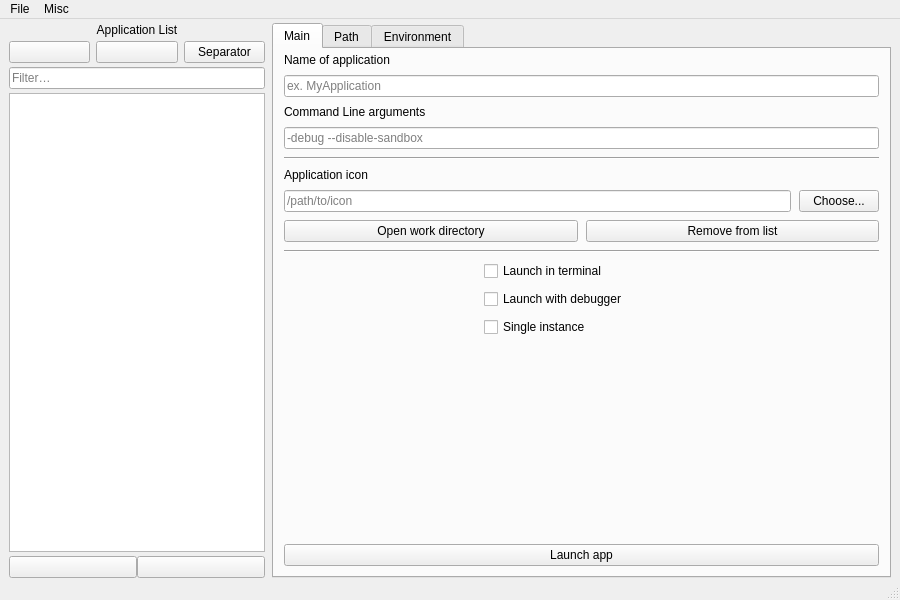
<?xml version="1.0" encoding="UTF-8"?>
<ui version="4.0">
 <class>MainWindow</class>
 <widget class="QMainWindow" name="MainWindow">
  <property name="geometry">
   <rect>
    <x>0</x>
    <y>0</y>
    <width>900</width>
    <height>600</height>
   </rect>
  </property>
  <property name="windowTitle">
   <string>SmolLauncher</string>
  </property>
  <property name="windowIcon">
   <iconset resource="resources.qrc">
    <normaloff>:/icons/graphic/sl_icon.svg</normaloff>:/icons/graphic/sl_icon.svg</iconset>
  </property>
  <widget class="QWidget" name="centralwidget">
   <layout class="QVBoxLayout" name="centralLayout">
    <property name="spacing">
     <number>0</number>
    </property>
    <property name="leftMargin">
     <number>0</number>
    </property>
    <property name="topMargin">
     <number>0</number>
    </property>
    <property name="rightMargin">
     <number>0</number>
    </property>
    <property name="bottomMargin">
     <number>0</number>
    </property>
    <item>
     <layout class="QGridLayout" name="gridLayout">
      <property name="sizeConstraint">
       <enum>QLayout::SizeConstraint::SetDefaultConstraint</enum>
      </property>
      <property name="leftMargin">
       <number>9</number>
      </property>
      <property name="topMargin">
       <number>4</number>
      </property>
      <property name="rightMargin">
       <number>9</number>
      </property>
      <property name="bottomMargin">
       <number>0</number>
      </property>
      <property name="horizontalSpacing">
       <number>2</number>
      </property>
      <item row="3" column="1">
       <layout class="QGridLayout" name="gridLayout_9">
        <property name="topMargin">
         <number>4</number>
        </property>
        <item row="0" column="3">
         <widget class="QPushButton" name="MoveDownBtn">
          <property name="text">
           <string/>
          </property>
          <property name="icon">
           <iconset theme="go-down"/>
          </property>
         </widget>
        </item>
        <item row="0" column="1">
         <widget class="QPushButton" name="MoveUpBtn">
          <property name="text">
           <string/>
          </property>
          <property name="icon">
           <iconset theme="go-up"/>
          </property>
         </widget>
        </item>
       </layout>
      </item>
      <item row="0" column="1">
       <widget class="QLabel" name="AppListLabel">
        <property name="text">
         <string>&lt;html&gt;&lt;head/&gt;&lt;body&gt;&lt;p align=&quot;center&quot;&gt;Application List&lt;/p&gt;&lt;/body&gt;&lt;/html&gt;</string>
        </property>
        <property name="buddy">
         <cstring>AppList</cstring>
        </property>
       </widget>
      </item>
      <item row="0" column="5" rowspan="4">
       <widget class="QStackedWidget" name="editorStack">
        <property name="frameShape">
         <enum>QFrame::Shape::NoFrame</enum>
        </property>
        <property name="frameShadow">
         <enum>QFrame::Shadow::Raised</enum>
        </property>
        <property name="currentIndex">
         <number>0</number>
        </property>
        <widget class="QWidget" name="editorPage">
         <layout class="QVBoxLayout" name="editorPageLayout">
          <property name="leftMargin">
           <number>0</number>
          </property>
          <property name="topMargin">
           <number>0</number>
          </property>
          <property name="rightMargin">
           <number>0</number>
          </property>
          <property name="bottomMargin">
           <number>0</number>
          </property>
          <item>
           <widget class="QTabWidget" name="tabWidget">
            <property name="enabled">
             <bool>true</bool>
            </property>
            <property name="sizePolicy">
             <sizepolicy hsizetype="Expanding" vsizetype="Expanding">
              <horstretch>0</horstretch>
              <verstretch>0</verstretch>
             </sizepolicy>
            </property>
            <property name="currentIndex">
             <number>0</number>
            </property>
            <widget class="QWidget" name="mainTab">
             <attribute name="title">
              <string>Main</string>
             </attribute>
             <layout class="QVBoxLayout" name="mainTabLayout">
              <property name="spacing">
               <number>8</number>
              </property>
              <property name="leftMargin">
               <number>10</number>
              </property>
              <property name="topMargin">
               <number>0</number>
              </property>
              <property name="rightMargin">
               <number>10</number>
              </property>
              <property name="bottomMargin">
               <number>10</number>
              </property>
              <item>
               <layout class="QGridLayout" name="gridLayout_4">
                <property name="topMargin">
                 <number>4</number>
                </property>
                <item row="7" column="0" colspan="2">
                 <widget class="QLineEdit" name="AppNameField">
                  <property name="placeholderText">
                   <string>ex. MyApplication</string>
                  </property>
                 </widget>
                </item>
                <item row="11" column="0">
                 <widget class="QLabel" name="IconLabel">
                  <property name="text">
                   <string>Application icon</string>
                  </property>
                 </widget>
                </item>
                <item row="0" column="0">
                 <widget class="QLabel" name="AppNameLabel">
                  <property name="text">
                   <string>Name of application</string>
                  </property>
                 </widget>
                </item>
                <item row="12" column="1">
                 <widget class="QPushButton" name="IconChooseButton">
                  <property name="text">
                   <string>Choose...</string>
                  </property>
                 </widget>
                </item>
                <item row="8" column="0">
                 <widget class="QLabel" name="ArgLabel">
                  <property name="text">
                   <string>Command Line arguments</string>
                  </property>
                 </widget>
                </item>
                <item row="12" column="0">
                 <widget class="QLineEdit" name="IconField">
                  <property name="placeholderText">
                   <string notr="true">/path/to/icon</string>
                  </property>
                 </widget>
                </item>
                <item row="9" column="0" colspan="2">
                 <widget class="QLineEdit" name="ArgField">
                  <property name="placeholderText">
                   <string notr="true">-debug --disable-sandbox</string>
                  </property>
                 </widget>
                </item>
                <item row="10" column="0" colspan="2">
                 <widget class="Line" name="line_2">
                  <property name="orientation">
                   <enum>Qt::Orientation::Horizontal</enum>
                  </property>
                 </widget>
                </item>
               </layout>
              </item>
              <item>
               <layout class="QGridLayout" name="gridLayout_6">
                <item row="0" column="2">
                 <widget class="QPushButton" name="RemoveBtn">
                  <property name="text">
                   <string>Remove from list</string>
                  </property>
                 </widget>
                </item>
                <item row="0" column="1">
                 <widget class="QPushButton" name="OpenDirBtn">
                  <property name="text">
                   <string>Open work directory</string>
                  </property>
                 </widget>
                </item>
               </layout>
              </item>
              <item>
               <layout class="QGridLayout" name="gridLayout_3">
                <property name="horizontalSpacing">
                 <number>6</number>
                </property>
                <item row="2" column="1">
                 <widget class="QCheckBox" name="isDebugChk">
                  <property name="text">
                   <string>Launch with debugger</string>
                  </property>
                 </widget>
                </item>
                <item row="1" column="1">
                 <widget class="QCheckBox" name="isTerminalChk">
                  <property name="toolTip">
                   <string>&lt;html&gt;&lt;head/&gt;&lt;body&gt;&lt;p&gt;Note: scripts using that setting by default.&lt;/p&gt;&lt;/body&gt;&lt;/html&gt;</string>
                  </property>
                  <property name="text">
                   <string>Launch in terminal</string>
                  </property>
                 </widget>
                </item>
                <item row="3" column="1">
                 <widget class="QCheckBox" name="isSingleChk">
                  <property name="toolTip">
                   <string>&lt;html&gt;&lt;head/&gt;&lt;body&gt;&lt;p&gt;Prevents running more, than one instance of the application.&lt;/p&gt;&lt;/body&gt;&lt;/html&gt;</string>
                  </property>
                  <property name="text">
                   <string>Single instance</string>
                  </property>
                 </widget>
                </item>
                <item row="1" column="0" rowspan="3">
                 <spacer name="verticalSpacer_3">
                  <property name="orientation">
                   <enum>Qt::Orientation::Vertical</enum>
                  </property>
                  <property name="sizeHint" stdset="0">
                   <size>
                    <width>20</width>
                    <height>40</height>
                   </size>
                  </property>
                 </spacer>
                </item>
                <item row="1" column="2" rowspan="3">
                 <spacer name="verticalSpacer_4">
                  <property name="orientation">
                   <enum>Qt::Orientation::Vertical</enum>
                  </property>
                  <property name="sizeHint" stdset="0">
                   <size>
                    <width>20</width>
                    <height>40</height>
                   </size>
                  </property>
                 </spacer>
                </item>
                <item row="0" column="0" colspan="3">
                 <widget class="Line" name="line_3">
                  <property name="orientation">
                   <enum>Qt::Orientation::Horizontal</enum>
                  </property>
                 </widget>
                </item>
               </layout>
              </item>
              <item>
               <spacer name="verticalSpacer_2">
                <property name="orientation">
                 <enum>Qt::Orientation::Vertical</enum>
                </property>
                <property name="sizeHint" stdset="0">
                 <size>
                  <width>20</width>
                  <height>40</height>
                 </size>
                </property>
               </spacer>
              </item>
              <item>
               <layout class="QGridLayout" name="gridLayout_10">
                <item row="0" column="0">
                 <widget class="QPushButton" name="LaunchAppBtn">
                  <property name="text">
                   <string>Launch app</string>
                  </property>
                 </widget>
                </item>
               </layout>
              </item>
             </layout>
            </widget>
            <widget class="QWidget" name="pathTab">
             <attribute name="title">
              <string>Path</string>
             </attribute>
             <layout class="QVBoxLayout" name="pathTabLayout">
              <property name="spacing">
               <number>8</number>
              </property>
              <property name="leftMargin">
               <number>10</number>
              </property>
              <property name="topMargin">
               <number>0</number>
              </property>
              <property name="rightMargin">
               <number>10</number>
              </property>
              <property name="bottomMargin">
               <number>10</number>
              </property>
              <item>
               <layout class="QGridLayout" name="gridLayout_2">
                <property name="topMargin">
                 <number>4</number>
                </property>
                <item row="4" column="1">
                 <widget class="QPushButton" name="ChooseWorkDir">
                  <property name="text">
                   <string>Choose...</string>
                  </property>
                 </widget>
                </item>
                <item row="1" column="0">
                 <widget class="QLineEdit" name="BinField">
                  <property name="placeholderText">
                   <string notr="true">/path/to/binary</string>
                  </property>
                 </widget>
                </item>
                <item row="4" column="0">
                 <widget class="QLineEdit" name="WorkDirField">
                  <property name="placeholderText">
                   <string notr="true">/path/to/work/directory</string>
                  </property>
                 </widget>
                </item>
                <item row="1" column="1">
                 <widget class="QPushButton" name="ChooseBin">
                  <property name="text">
                   <string>Choose...</string>
                  </property>
                 </widget>
                </item>
                <item row="0" column="0">
                 <widget class="QLabel" name="BinLabel">
                  <property name="text">
                   <string>Path to binary</string>
                  </property>
                  <property name="buddy">
                   <cstring>BinField</cstring>
                  </property>
                 </widget>
                </item>
                <item row="3" column="0">
                 <widget class="QLabel" name="WorkDirLabel">
                  <property name="text">
                   <string>Work directory</string>
                  </property>
                  <property name="buddy">
                   <cstring>WorkDirField</cstring>
                  </property>
                 </widget>
                </item>
                <item row="2" column="0" colspan="2">
                 <widget class="Line" name="line">
                  <property name="orientation">
                   <enum>Qt::Orientation::Horizontal</enum>
                  </property>
                 </widget>
                </item>
               </layout>
              </item>
              <item>
               <spacer name="pathTabSpacer">
                <property name="orientation">
                 <enum>Qt::Orientation::Vertical</enum>
                </property>
                <property name="sizeHint" stdset="0">
                 <size>
                  <width>20</width>
                  <height>40</height>
                 </size>
                </property>
               </spacer>
              </item>
             </layout>
            </widget>
            <widget class="QWidget" name="envTab">
             <attribute name="title">
              <string>Environment</string>
             </attribute>
             <layout class="QVBoxLayout" name="envTabLayout">
              <property name="spacing">
               <number>8</number>
              </property>
              <property name="leftMargin">
               <number>10</number>
              </property>
              <property name="topMargin">
               <number>0</number>
              </property>
              <property name="rightMargin">
               <number>10</number>
              </property>
              <property name="bottomMargin">
               <number>10</number>
              </property>
              <item>
               <layout class="QGridLayout" name="gridLayout_5">
                <property name="topMargin">
                 <number>4</number>
                </property>
                <item row="1" column="0">
                 <layout class="QGridLayout" name="gridLayout_8">
                  <item row="0" column="0">
                   <widget class="QPushButton" name="AddEnvBtn">
                    <property name="text">
                     <string>Add</string>
                    </property>
                   </widget>
                  </item>
                  <item row="0" column="1">
                   <widget class="QPushButton" name="RemoveEnvBtn">
                    <property name="text">
                     <string>Remove</string>
                    </property>
                   </widget>
                  </item>
                 </layout>
                </item>
                <item row="3" column="0">
                 <widget class="QTableWidget" name="envVars">
                  <property name="columnCount">
                   <number>2</number>
                  </property>
                  <attribute name="horizontalHeaderStretchLastSection">
                   <bool>true</bool>
                  </attribute>
                  <column>
                   <property name="text">
                    <string>Name</string>
                   </property>
                  </column>
                  <column>
                   <property name="text">
                    <string>Value</string>
                   </property>
                  </column>
                 </widget>
                </item>
                <item row="0" column="0">
                 <widget class="QLabel" name="label_4">
                  <property name="text">
                   <string>Environment Variables</string>
                  </property>
                 </widget>
                </item>
                <item row="2" column="0">
                 <widget class="Line" name="line_4">
                  <property name="orientation">
                   <enum>Qt::Orientation::Horizontal</enum>
                  </property>
                 </widget>
                </item>
               </layout>
              </item>
             </layout>
            </widget>
           </widget>
          </item>
         </layout>
        </widget>
        <widget class="QWidget" name="nothingPage">
         <layout class="QVBoxLayout" name="nothingLayout">
          <property name="spacing">
           <number>0</number>
          </property>
          <property name="leftMargin">
           <number>0</number>
          </property>
          <property name="topMargin">
           <number>0</number>
          </property>
          <property name="rightMargin">
           <number>0</number>
          </property>
          <property name="bottomMargin">
           <number>0</number>
          </property>
          <item>
           <widget class="CategoryPane" name="nothingPane">
            <layout class="QVBoxLayout" name="nothingPaneLayout">
             <property name="leftMargin">
              <number>10</number>
             </property>
             <property name="topMargin">
              <number>0</number>
             </property>
             <property name="rightMargin">
              <number>10</number>
             </property>
             <property name="bottomMargin">
              <number>10</number>
             </property>
             <item>
              <widget class="QLabel" name="nothingLabel">
               <property name="enabled">
                <bool>true</bool>
               </property>
               <property name="text">
                <string>Nothing to do</string>
               </property>
               <property name="alignment">
                <set>Qt::AlignmentFlag::AlignCenter</set>
               </property>
              </widget>
             </item>
            </layout>
           </widget>
          </item>
         </layout>
        </widget>
        <widget class="QWidget" name="categoryEditorPage">
         <layout class="QVBoxLayout" name="categoryOuterLayout">
          <property name="spacing">
           <number>0</number>
          </property>
          <property name="leftMargin">
           <number>0</number>
          </property>
          <property name="topMargin">
           <number>0</number>
          </property>
          <property name="rightMargin">
           <number>0</number>
          </property>
          <property name="bottomMargin">
           <number>0</number>
          </property>
          <item>
           <widget class="CategoryPane" name="categoryPane">
            <layout class="QVBoxLayout" name="categoryEditorLayout">
             <property name="spacing">
              <number>8</number>
             </property>
             <property name="leftMargin">
              <number>10</number>
             </property>
             <property name="topMargin">
              <number>0</number>
             </property>
             <property name="rightMargin">
              <number>10</number>
             </property>
             <property name="bottomMargin">
              <number>10</number>
             </property>
             <item>
              <layout class="QGridLayout" name="gridLayout_11">
               <property name="topMargin">
                <number>6</number>
               </property>
               <item row="3" column="0">
                <widget class="QLabel" name="categoryIcon">
                 <property name="text">
                  <string>Category icon</string>
                 </property>
                </widget>
               </item>
               <item row="4" column="1">
                <widget class="QPushButton" name="chooseCatIconBtn">
                 <property name="text">
                  <string>Choose...</string>
                 </property>
                </widget>
               </item>
               <item row="4" column="0">
                <widget class="QLineEdit" name="categoryIconField">
                 <property name="placeholderText">
                  <string>/path/to/icon</string>
                 </property>
                </widget>
               </item>
               <item row="2" column="0" colspan="2">
                <widget class="QLineEdit" name="categoryNameField">
                 <property name="placeholderText">
                  <string>ex. Main</string>
                 </property>
                </widget>
               </item>
               <item row="1" column="0">
                <widget class="QLabel" name="categoryName">
                 <property name="text">
                  <string>Name of category</string>
                 </property>
                </widget>
               </item>
              </layout>
             </item>
             <item>
              <widget class="QPushButton" name="categoryRemove">
               <property name="text">
                <string>Remove from list</string>
               </property>
              </widget>
             </item>
             <item>
              <spacer name="categorySpacer">
               <property name="orientation">
                <enum>Qt::Orientation::Vertical</enum>
               </property>
               <property name="sizeHint" stdset="0">
                <size>
                 <width>20</width>
                 <height>40</height>
                </size>
               </property>
              </spacer>
             </item>
            </layout>
           </widget>
          </item>
         </layout>
        </widget>
       </widget>
      </item>
      <item row="2" column="1">
       <widget class="QTreeView" name="AppList">
        <property name="sizePolicy">
         <sizepolicy hsizetype="Minimum" vsizetype="Expanding">
          <horstretch>0</horstretch>
          <verstretch>0</verstretch>
         </sizepolicy>
        </property>
        <property name="contextMenuPolicy">
         <enum>Qt::ContextMenuPolicy::NoContextMenu</enum>
        </property>
        <property name="acceptDrops">
         <bool>true</bool>
        </property>
        <property name="toolTipDuration">
         <number>-3</number>
        </property>
       </widget>
      </item>
      <item row="1" column="1">
       <layout class="QGridLayout" name="gridLayout_7">
        <property name="leftMargin">
         <number>0</number>
        </property>
        <property name="topMargin">
         <number>4</number>
        </property>
        <property name="bottomMargin">
         <number>4</number>
        </property>
        <property name="horizontalSpacing">
         <number>6</number>
        </property>
        <property name="verticalSpacing">
         <number>4</number>
        </property>
        <item row="1" column="0" colspan="3">
         <widget class="QLineEdit" name="searchField">
          <property name="frame">
           <bool>true</bool>
          </property>
          <property name="placeholderText">
           <string>Filter…</string>
          </property>
         </widget>
        </item>
        <item row="0" column="1">
         <widget class="QPushButton" name="AddCatBtn">
          <property name="text">
           <string/>
          </property>
          <property name="icon">
           <iconset theme="folder"/>
          </property>
         </widget>
        </item>
        <item row="0" column="2">
         <widget class="QPushButton" name="AddSepBtn">
          <property name="text">
           <string>Separator</string>
          </property>
         </widget>
        </item>
        <item row="0" column="0">
         <widget class="QPushButton" name="AddAppBtn">
          <property name="text">
           <string/>
          </property>
          <property name="icon">
           <iconset theme="list-add"/>
          </property>
         </widget>
        </item>
       </layout>
      </item>
      <item row="0" column="2" rowspan="4">
       <spacer name="verticalSpacer">
        <property name="orientation">
         <enum>Qt::Orientation::Vertical</enum>
        </property>
        <property name="sizeHint" stdset="0">
         <size>
          <width>5</width>
          <height>40</height>
         </size>
        </property>
       </spacer>
      </item>
     </layout>
    </item>
   </layout>
  </widget>
  <widget class="QMenuBar" name="menubar">
   <property name="geometry">
    <rect>
     <x>0</x>
     <y>0</y>
     <width>900</width>
     <height>21</height>
    </rect>
   </property>
   <widget class="QMenu" name="menuFile">
    <property name="title">
     <string>File</string>
    </property>
    <addaction name="actionAddFromMenu"/>
    <addaction name="actionImportApps"/>
    <addaction name="separator"/>
    <addaction name="actionNewList"/>
    <addaction name="actionFile"/>
    <addaction name="actionRecentLists"/>
    <addaction name="separator"/>
    <addaction name="actionSaveList"/>
    <addaction name="actionSaveListAs"/>
    <addaction name="separator"/>
    <addaction name="actionExit"/>
   </widget>
   <widget class="QMenu" name="menuMisc">
    <property name="title">
     <string>Misc</string>
    </property>
    <widget class="QMenu" name="menuIconSize">
     <property name="title">
      <string>Icon size</string>
     </property>
     <addaction name="actionIconS16"/>
     <addaction name="actionIconS24"/>
     <addaction name="actionIconS32"/>
     <addaction name="actionIconS48"/>
    </widget>
    <addaction name="menuIconSize"/>
    <addaction name="actionLanguage"/>
    <addaction name="separator"/>
    <addaction name="actionFixedWindowSize"/>
    <addaction name="separator"/>
    <addaction name="actionAbout"/>
   </widget>
   <addaction name="menuFile"/>
   <addaction name="menuMisc"/>
  </widget>
  <widget class="QStatusBar" name="statusbar"/>
  <action name="actionFile">
   <property name="text">
    <string>Open list</string>
   </property>
  </action>
  <action name="actionExit">
   <property name="text">
    <string>Exit</string>
   </property>
  </action>
  <action name="actionAbout">
   <property name="text">
    <string>About</string>
   </property>
  </action>
  <action name="actionSaveList">
   <property name="text">
    <string>Save list</string>
   </property>
  </action>
  <action name="actionNewList">
   <property name="text">
    <string>New list</string>
   </property>
  </action>
  <action name="actionAddFromMenu">
   <property name="text">
    <string>Add from menu...</string>
   </property>
  </action>
  <action name="actionLanguage">
   <property name="text">
    <string>Language</string>
   </property>
  </action>
  <action name="actionIconS16">
   <property name="checkable">
    <bool>true</bool>
   </property>
   <property name="text">
    <string>Small (16px)</string>
   </property>
  </action>
  <action name="actionIconS24">
   <property name="checkable">
    <bool>true</bool>
   </property>
   <property name="text">
    <string>Normal (24px)</string>
   </property>
  </action>
  <action name="actionIconS32">
   <property name="checkable">
    <bool>true</bool>
   </property>
   <property name="text">
    <string>Large (32px)</string>
   </property>
  </action>
  <action name="actionIconS48">
   <property name="checkable">
    <bool>true</bool>
   </property>
   <property name="text">
    <string>Very Large (48px)</string>
   </property>
  </action>
  <action name="actionSaveListAs">
   <property name="text">
    <string>Save list as...</string>
   </property>
  </action>
  <action name="actionRecentLists">
   <property name="text">
    <string>Recent lists</string>
   </property>
  </action>
  <action name="actionImportApps">
   <property name="text">
    <string>Import games</string>
   </property>
  </action>
  <action name="actionFixedWindowSize">
   <property name="checkable">
    <bool>true</bool>
   </property>
   <property name="checked">
    <bool>true</bool>
   </property>
   <property name="text">
    <string>Fixed window size</string>
   </property>
  </action>
 </widget>
 <customwidgets>
  <customwidget>
   <class>CategoryPane</class>
   <extends>QFrame</extends>
   <header>include/categorypane.h</header>
   <container>1</container>
  </customwidget>
 </customwidgets>
 <resources>
  <include location="resources.qrc"/>
 </resources>
 <connections/>
</ui>
